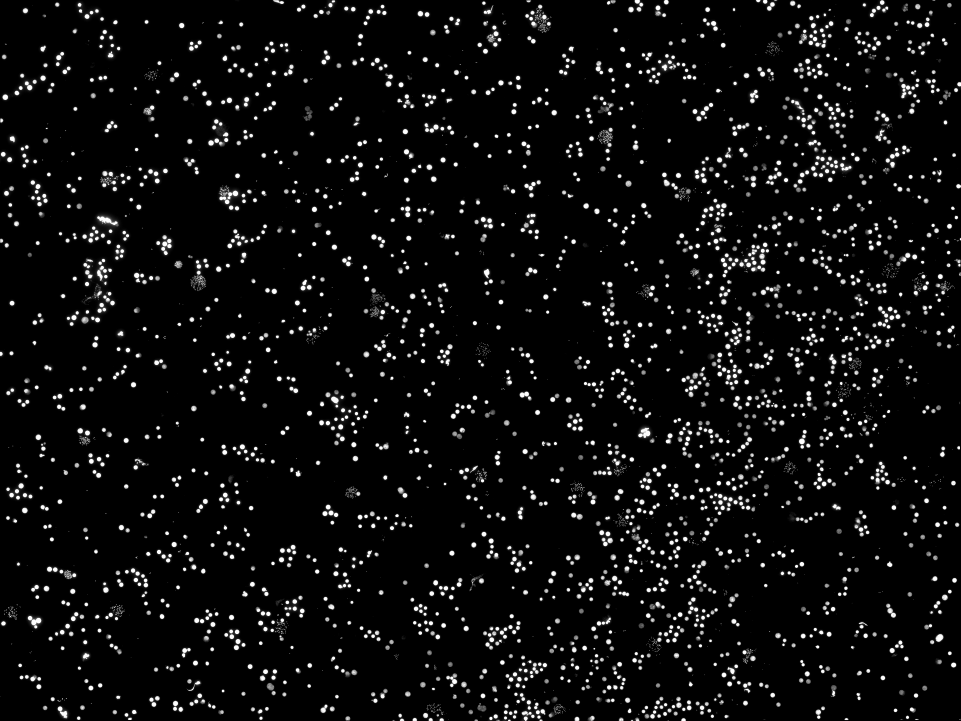
#> input picture WSI_image_analysis/tif/COLO320HSR_DAPI_Slide02_1-6s_50sh_stitch.tif, 2881 x 2161 px (shown at 1/3 size)
$ python HoughCircleMethod.py
#> lines starting #> are read from the running program, lines starting #| are printed output that depends on the picture; after the words box and inside, x2 and y2 are one past the last pixel; in counts of white or black regions, pixels touching at a corner belong together
import cv2
import numpy as np
import matplotlib.pyplot as plt

# image = "WSI_image_analysis/tif/COLO320HSR_DAPI_Slide01_1-6s_50sh_stitch.tif"
image = "WSI_image_analysis/tif/COLO320HSR_DAPI_Slide02_1-6s_50sh_stitch.tif"
# image = "WSI_image_analysis/png/COLO320DM_0uM_HU_21d_01.converted.png"
img = cv2.imread(image, 1)
#> img is the input picture: shape (2161, 2881, 3); min 0, max 255, mean 13.8
orig = img.copy()
img = cv2.cvtColor(img,cv2.COLOR_BGR2GRAY)
#> img: shape (2161, 2881)
# img = cv2.medianBlur(img, 7)
circles = cv2.HoughCircles(img, cv2.HOUGH_GRADIENT, 1, 3, param1=10, param2=15, minRadius=4, maxRadius=10)
#> circles = 2416 rows, first 8: [221.5, 952.5, 7.4], [1222.5, 626.5, 7.4], [175.5, 172.5, 7.4], [708.5, 1942.5, 7.4], [237.5, 618.5, 8.2], [1704.5, 1673.5, 7.4], [2785.5, 1661.5, 7.4], [1328.5, 479.5, 7.4]
# circles = cv2.HoughCircles(img, cv2.HOUGH_GRADIENT, 1, 30, param1=30, param2=55, minRadius=100, maxRadius=150)
detectedcircles = np.uint16(np.around(circles))
#> detectedcircles = 2416 rows, first 8: [222, 952, 7], [1222, 626, 7], [176, 172, 7], [708, 1942, 7], [238, 618, 8], [1704, 1674, 7], [2786, 1662, 7], [1328, 480, 7]
print(detectedcircles)
#> (printed output is left out)
print(len(detectedcircles[0]))
#| 2416

for (x,y,r) in detectedcircles[0, :]:
    cv2.circle(orig, (x, y), r, (255, 190, 24), 2)
#> this loop made 2416 passes
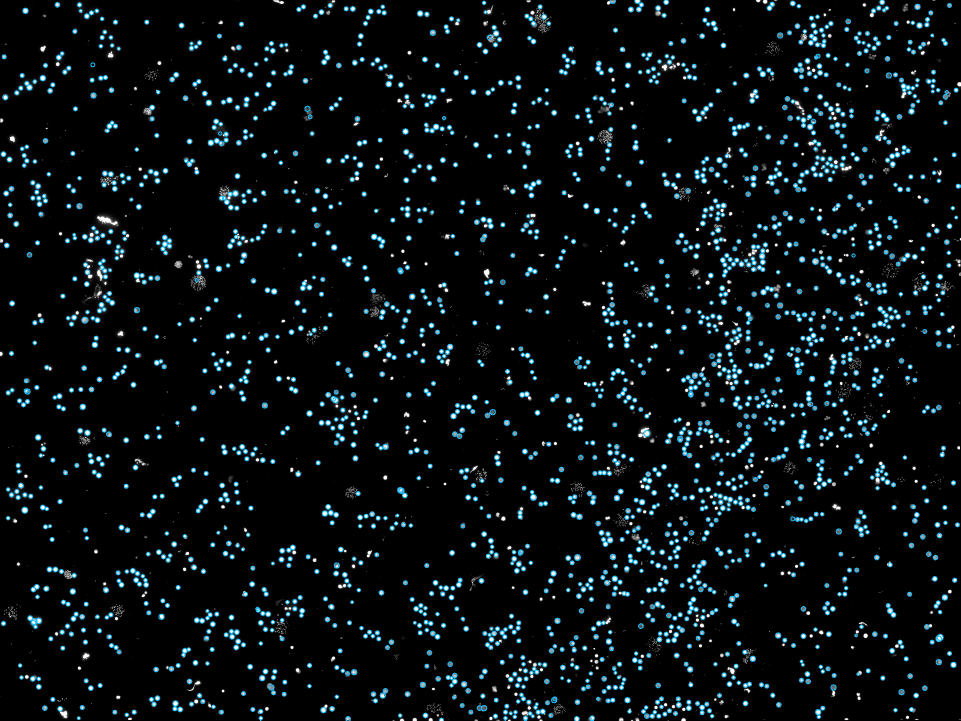
#> orig: shape (2161, 2881, 3) (shown at 1/3 size); mean B, G, R 19.6, 16.8, 9.6
    # [15 lines of commented-out code are left out]


img = cv2.resize(img, None, fx=0.5, fy=0.5)
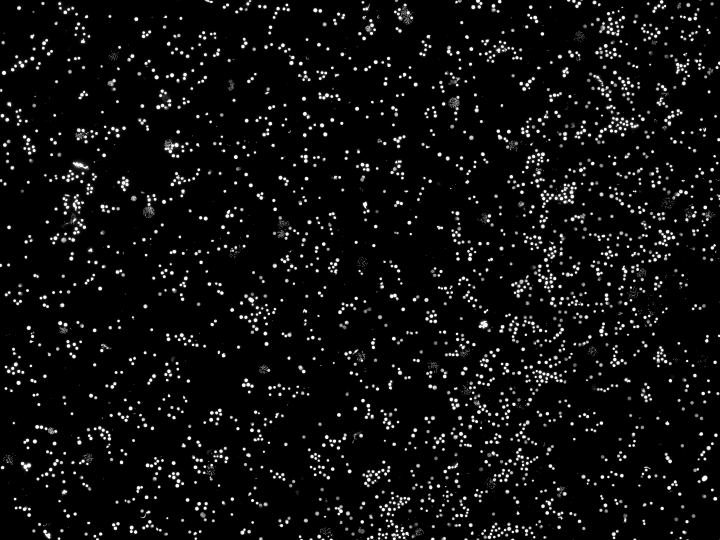
#> img: shape (1080, 1440) (shown at 1/2 size); min 0, max 255, mean 13.8
orig = cv2.resize(orig, None, fx=0.5, fy=0.5)
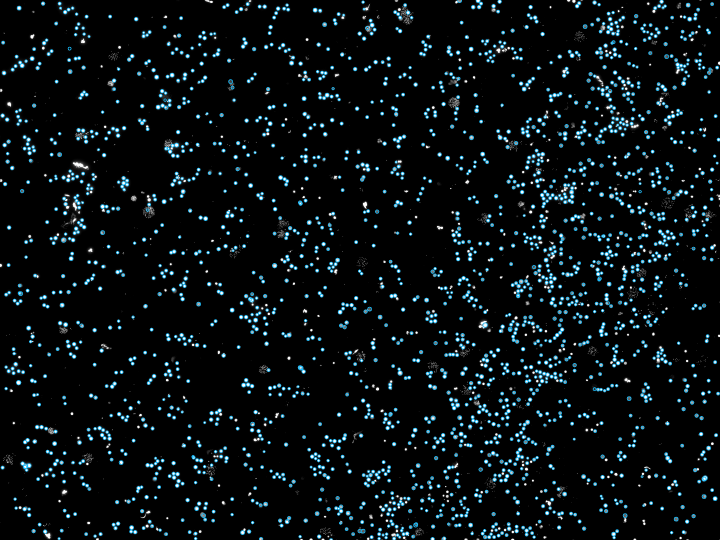
#> orig: shape (1080, 1440, 3) (shown at 1/2 size); mean B, G, R 19.6, 16.8, 9.6


cv2.imshow('original', orig)
cv2.imshow('grayscale', img)
cv2.waitKey(0)
cv2.destroyAllWindows()
cv2.imwrite('bluecircles.jpg',orig)
# cv2.imwrite('original.jpg',img)

$ run again, with WSI_image_analysis/tif/COLO320HSR_DAPI_Slide01_1-6s_50sh_stitch.tif copied over WSI_image_analysis/tif/COLO320HSR_DAPI_Slide02_1-6s_50sh_stitch.tif
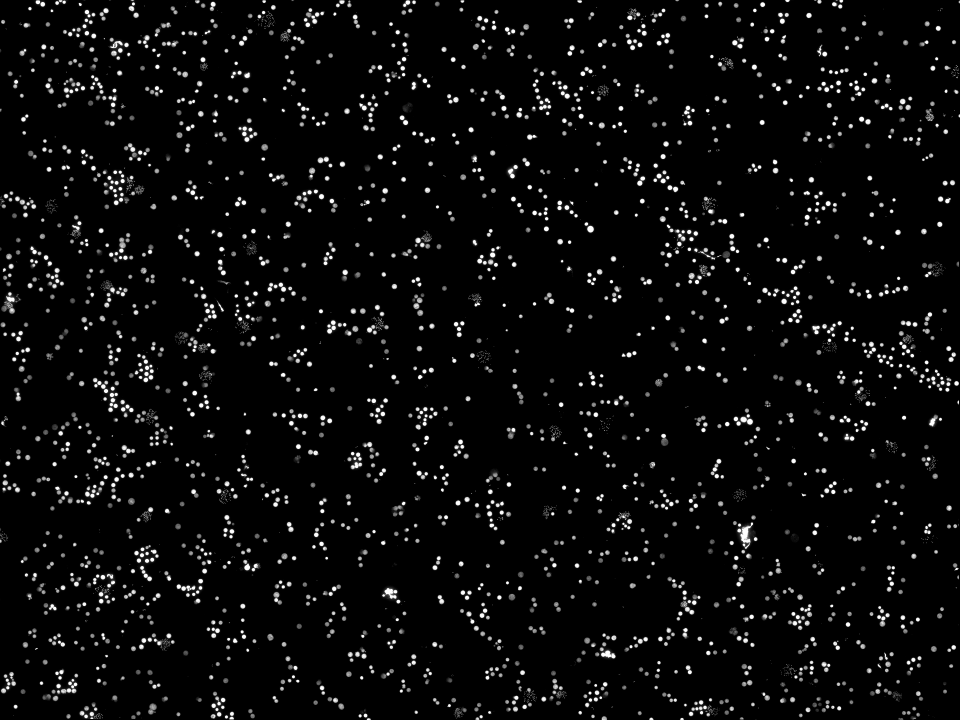
#> input picture WSI_image_analysis/tif/COLO320HSR_DAPI_Slide01_1-6s_50sh_stitch.tif, 2878 x 2158 px (shown at 1/3 size)
#> img is the input picture: shape (2158, 2878, 3); min 0, max 255, mean 11.2
#> circles = 2279 rows, first 8: [35.5, 932.5, 8.2], [1428.5, 1884.5, 7.4], [1436.5, 1021.5, 7.4], [793.5, 441.5, 9.4], [1525.5, 1542.5, 7.4], [2113.5, 877.5, 7.4], [736.5, 269.5, 8.8], [2249.5, 1264.5, 8.8]
#> detectedcircles = 2279 rows, first 8: [36, 932, 8], [1428, 1884, 7], [1436, 1022, 7], [794, 442, 9], [1526, 1542, 7], [2114, 878, 7], [736, 270, 9], [2250, 1264, 9]
#> (printed output is left out)
#| 2279
#> the loop `for (x,y,r) in detectedcircles[0, :]:` made 2279 passes
#> after the loop `for (x,y,r) in detectedcircles[0, :]:`:
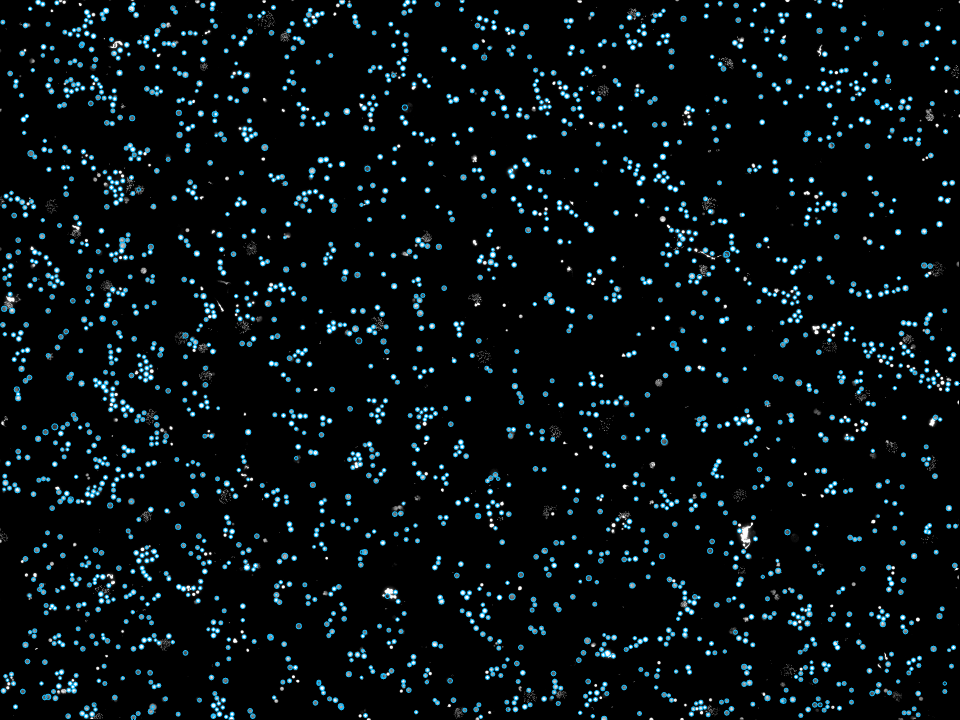
#> orig: shape (2158, 2878, 3) (shown at 1/3 size); mean B, G, R 17.6, 14.9, 7.9
#> `orig = cv2.resize(orig, None, fx=0.5, fy=0.5)`:
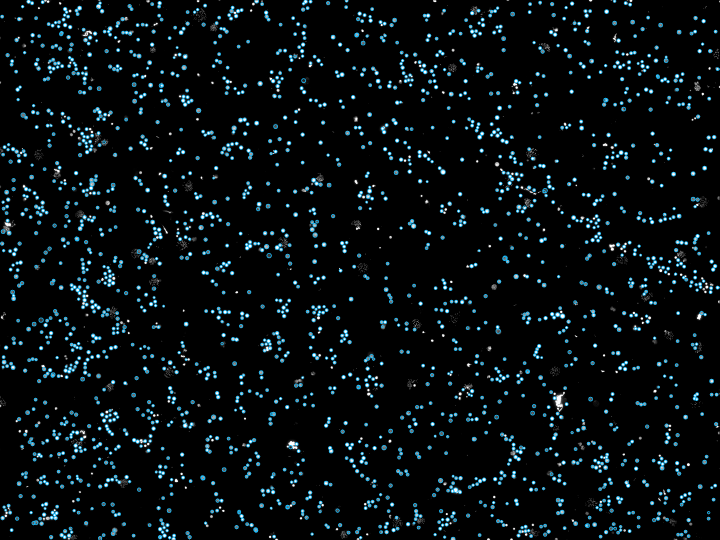
#> orig: shape (1079, 1439, 3) (shown at 1/2 size); mean B, G, R 17.6, 14.9, 7.9

$ run again, with WSI_image_analysis/png/COLO320DM_0uM_HU_21d_01.converted.png saved as WSI_image_analysis/tif/COLO320HSR_DAPI_Slide02_1-6s_50sh_stitch.tif
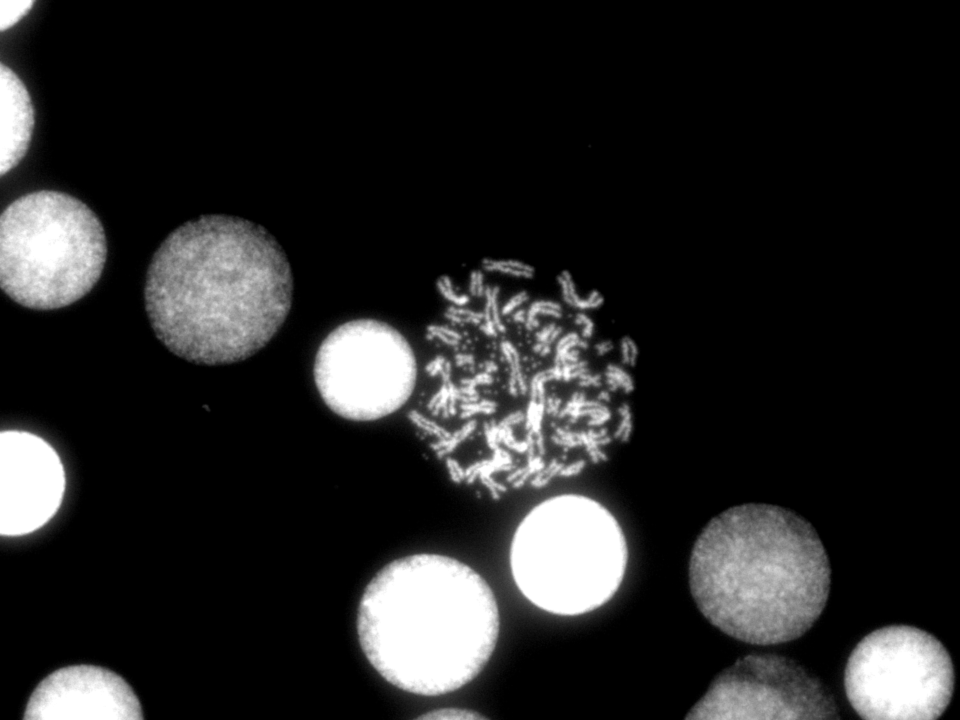
#> input picture WSI_image_analysis/png/COLO320DM_0uM_HU_21d_01.converted.png, 1920 x 1440 px (shown at 1/2 size)
#> img is the input picture: shape (1440, 1920, 3); min 0, max 255, mean 37.7
#> circles = 56 rows, first 8: [1450.5, 1228.5, 9.4], [1584.5, 1077.5, 9.4], [1478.5, 1085.5, 8.2], [96.5, 547.5, 9.4], [465.5, 487.5, 8.2], [404.5, 448.5, 9.4], [809.5, 861.5, 9.4], [1022.5, 1014.5, 8.2]
#> detectedcircles = 56 rows, first 8: [1450, 1228, 9], [1584, 1078, 9], [1478, 1086, 8], [96, 548, 9], [466, 488, 8], [404, 448, 9], [810, 862, 9], [1022, 1014, 8]
#> (printed output is left out)
#| 56
#> the loop `for (x,y,r) in detectedcircles[0, :]:` made 56 passes
#> after the loop `for (x,y,r) in detectedcircles[0, :]:`:
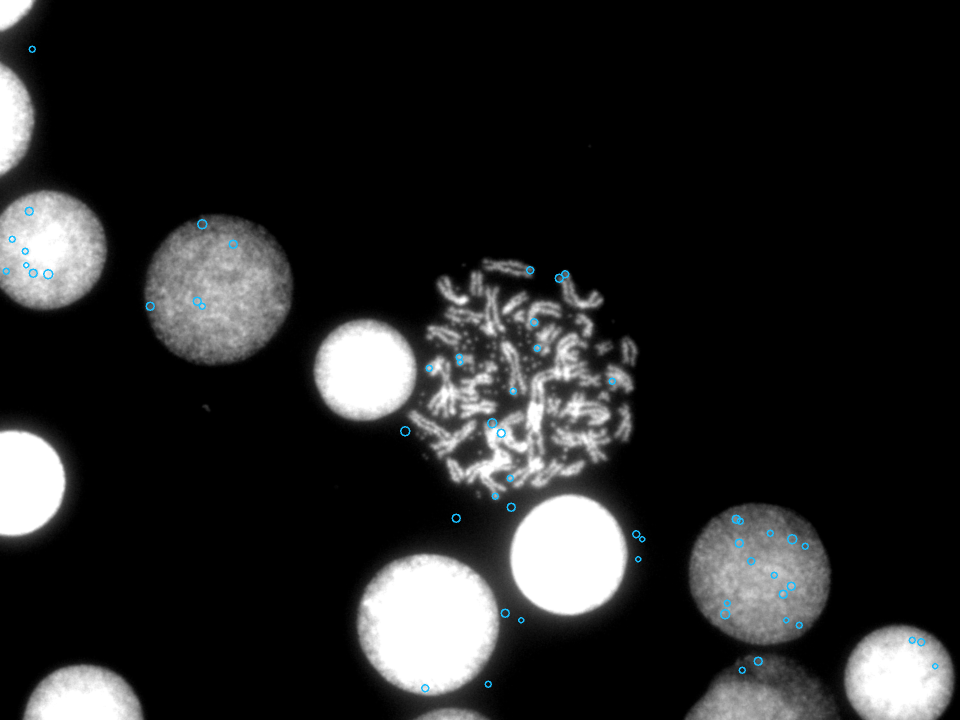
#> orig: shape (1440, 1920, 3) (shown at 1/2 size); 0.26% of pixels changed, all inside (x1, y1, x2, y2) = (5, 91, 1877, 1385)
#> `img = cv2.resize(img, None, fx=0.5, fy=0.5)`:
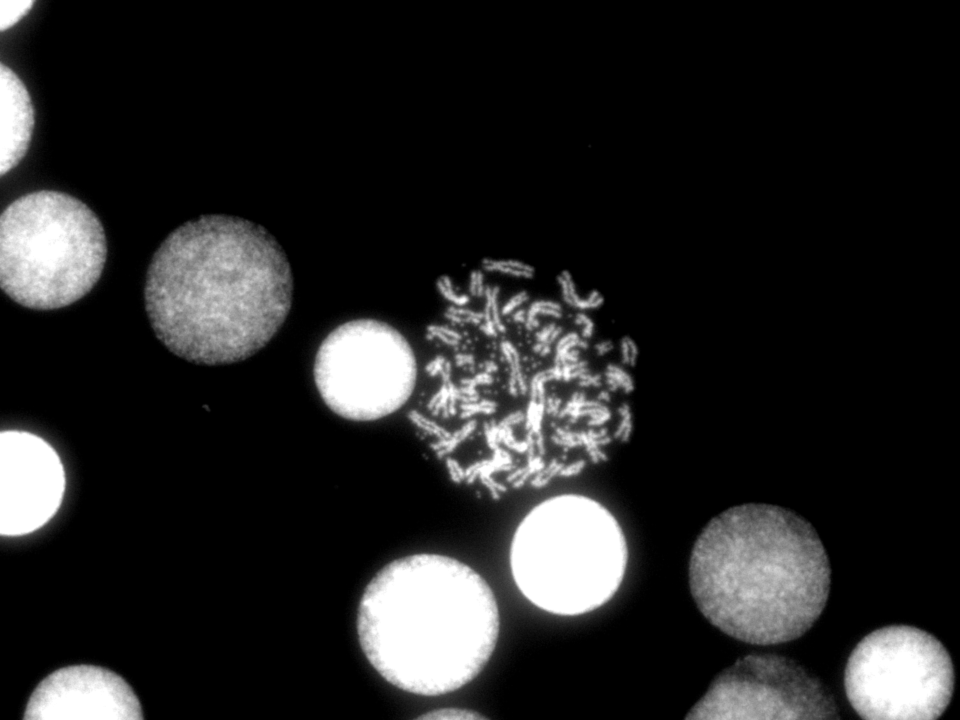
#> img: shape (720, 960); min 0, max 255, mean 37.7

$ run again, with WSI_image_analysis/tif/COLO320HSR_DAPI_Slide02_1-7.5s_60sh_stitch.tif copied over WSI_image_analysis/tif/COLO320HSR_DAPI_Slide02_1-6s_50sh_stitch.tif
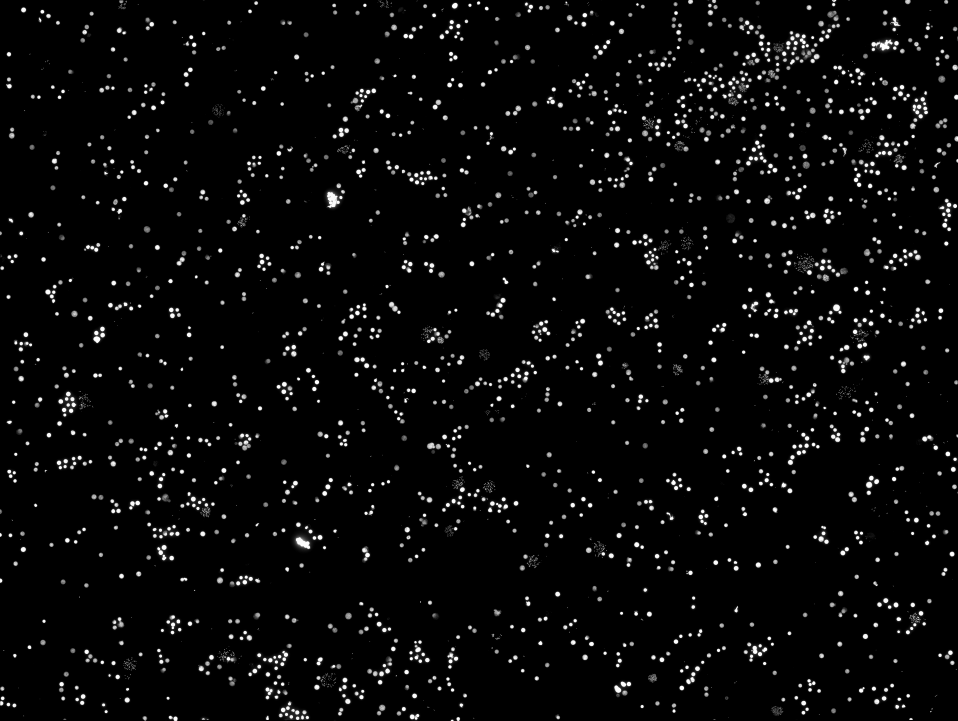
#> input picture WSI_image_analysis/tif/COLO320HSR_DAPI_Slide02_1-7.5s_60sh_stitch.tif, 2874 x 2161 px (shown at 1/3 size)
#> img is the input picture: shape (2161, 2874, 3); min 0, max 255, mean 9.4
#> circles = 1826 rows, first 8: [889.5, 170.5, 7.4], [731.5, 1189.5, 7.4], [2274.5, 1694.5, 7.8], [70.5, 29.5, 7.4], [2426.5, 22.5, 7.4], [1044.5, 1847.5, 9.4], [1212.5, 1314.5, 8.2], [1099.5, 1096.5, 7.4]
#> detectedcircles = 1826 rows, first 8: [890, 170, 7], [732, 1190, 7], [2274, 1694, 8], [70, 30, 7], [2426, 22, 7], [1044, 1848, 9], [1212, 1314, 8], [1100, 1096, 7]
#> (printed output is left out)
#| 1826
#> the loop `for (x,y,r) in detectedcircles[0, :]:` made 1826 passes
#> after the loop `for (x,y,r) in detectedcircles[0, :]:`:
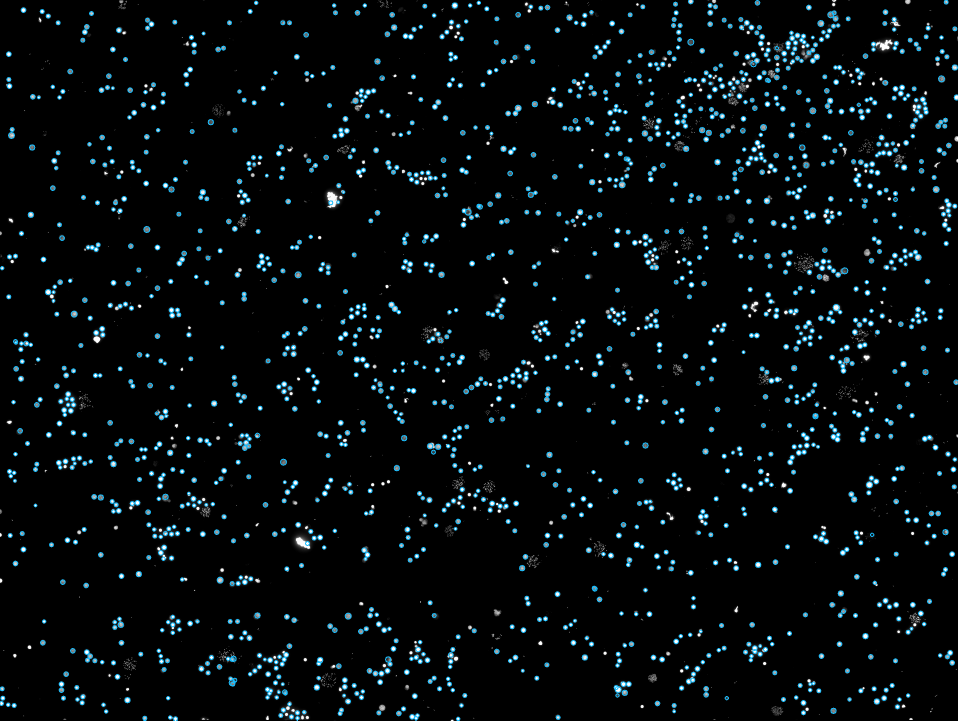
#> orig: shape (2161, 2874, 3) (shown at 1/3 size); mean B, G, R 14.2, 12.1, 6.6
#> `orig = cv2.resize(orig, None, fx=0.5, fy=0.5)`:
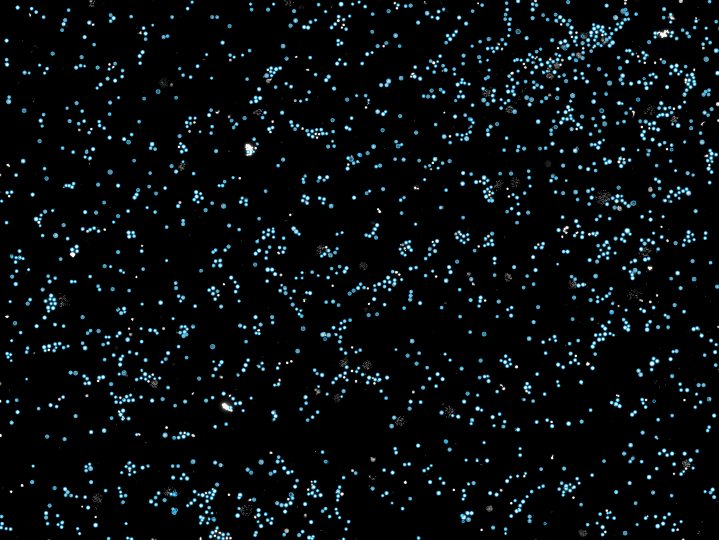
#> orig: shape (1080, 1437, 3) (shown at 1/2 size); mean B, G, R 14.3, 12.1, 6.6
